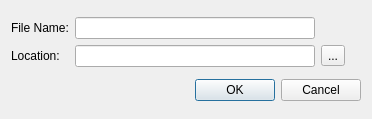
<?xml version="1.0" encoding="UTF-8"?>
<ui version="4.0">
 <class>NewDialog</class>
 <widget class="QDialog" name="NewDialog">
  <property name="geometry">
   <rect>
    <x>0</x>
    <y>0</y>
    <width>372</width>
    <height>119</height>
   </rect>
  </property>
  <property name="windowTitle">
   <string>Dialog</string>
  </property>
  <layout class="QVBoxLayout" name="verticalLayout">
   <item>
    <layout class="QGridLayout" name="gridLayout">
     <item row="0" column="0">
      <widget class="QLabel" name="label">
       <property name="text">
        <string>File Name:</string>
       </property>
      </widget>
     </item>
     <item row="0" column="1">
      <widget class="QLineEdit" name="nameEdit"/>
     </item>
     <item row="0" column="2">
      <spacer name="horizontalSpacer">
       <property name="orientation">
        <enum>Qt::Horizontal</enum>
       </property>
       <property name="sizeType">
        <enum>QSizePolicy::Minimum</enum>
       </property>
       <property name="sizeHint" stdset="0">
        <size>
         <width>40</width>
         <height>20</height>
        </size>
       </property>
      </spacer>
     </item>
     <item row="1" column="0">
      <widget class="QLabel" name="label_2">
       <property name="text">
        <string>Location:</string>
       </property>
      </widget>
     </item>
     <item row="1" column="1">
      <widget class="QLineEdit" name="locationEdit"/>
     </item>
     <item row="1" column="2">
      <widget class="QToolButton" name="toolButton">
       <property name="text">
        <string>...</string>
       </property>
      </widget>
     </item>
    </layout>
   </item>
   <item>
    <layout class="QHBoxLayout" name="horizontalLayout">
     <item>
      <spacer name="horizontalSpacer_2">
       <property name="orientation">
        <enum>Qt::Horizontal</enum>
       </property>
       <property name="sizeHint" stdset="0">
        <size>
         <width>40</width>
         <height>20</height>
        </size>
       </property>
      </spacer>
     </item>
     <item>
      <widget class="QDialogButtonBox" name="buttonBox">
       <property name="orientation">
        <enum>Qt::Horizontal</enum>
       </property>
       <property name="standardButtons">
        <set>QDialogButtonBox::Cancel|QDialogButtonBox::Ok</set>
       </property>
      </widget>
     </item>
    </layout>
   </item>
  </layout>
 </widget>
 <resources/>
 <connections>
  <connection>
   <sender>buttonBox</sender>
   <signal>accepted()</signal>
   <receiver>NewDialog</receiver>
   <slot>accept()</slot>
   <hints>
    <hint type="sourcelabel">
     <x>248</x>
     <y>254</y>
    </hint>
    <hint type="destinationlabel">
     <x>157</x>
     <y>274</y>
    </hint>
   </hints>
  </connection>
  <connection>
   <sender>buttonBox</sender>
   <signal>rejected()</signal>
   <receiver>NewDialog</receiver>
   <slot>reject()</slot>
   <hints>
    <hint type="sourcelabel">
     <x>316</x>
     <y>260</y>
    </hint>
    <hint type="destinationlabel">
     <x>286</x>
     <y>274</y>
    </hint>
   </hints>
  </connection>
 </connections>
</ui>
